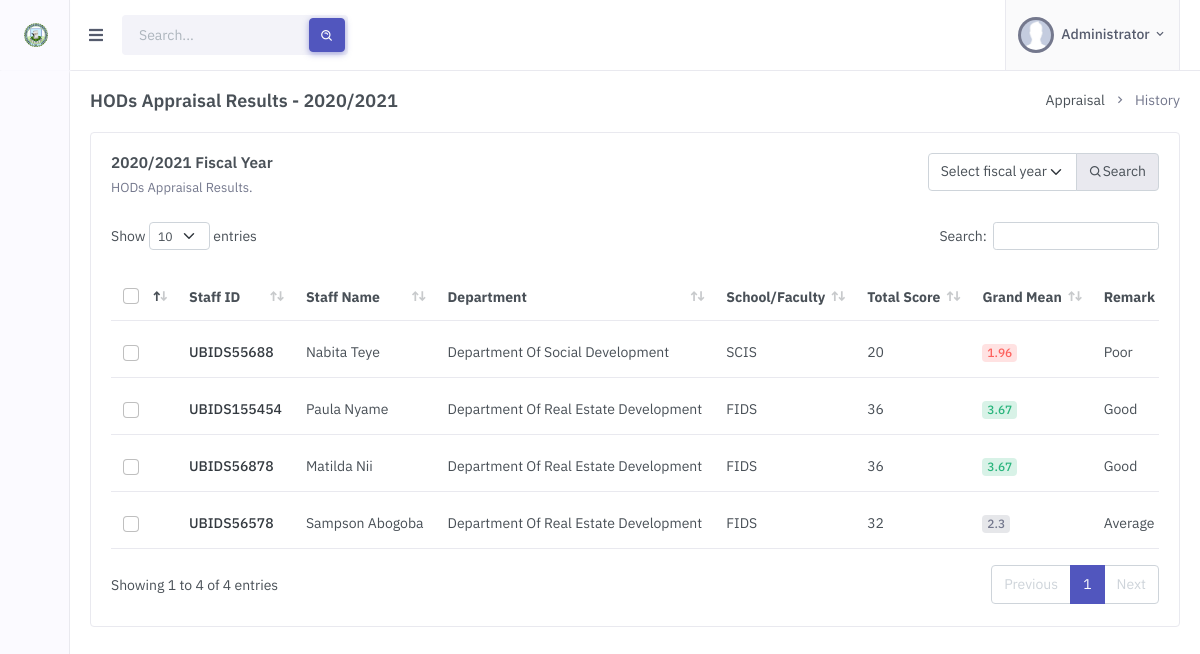
Page /admin/appraisal-history-hod.php (signed in) on the earlier database version.
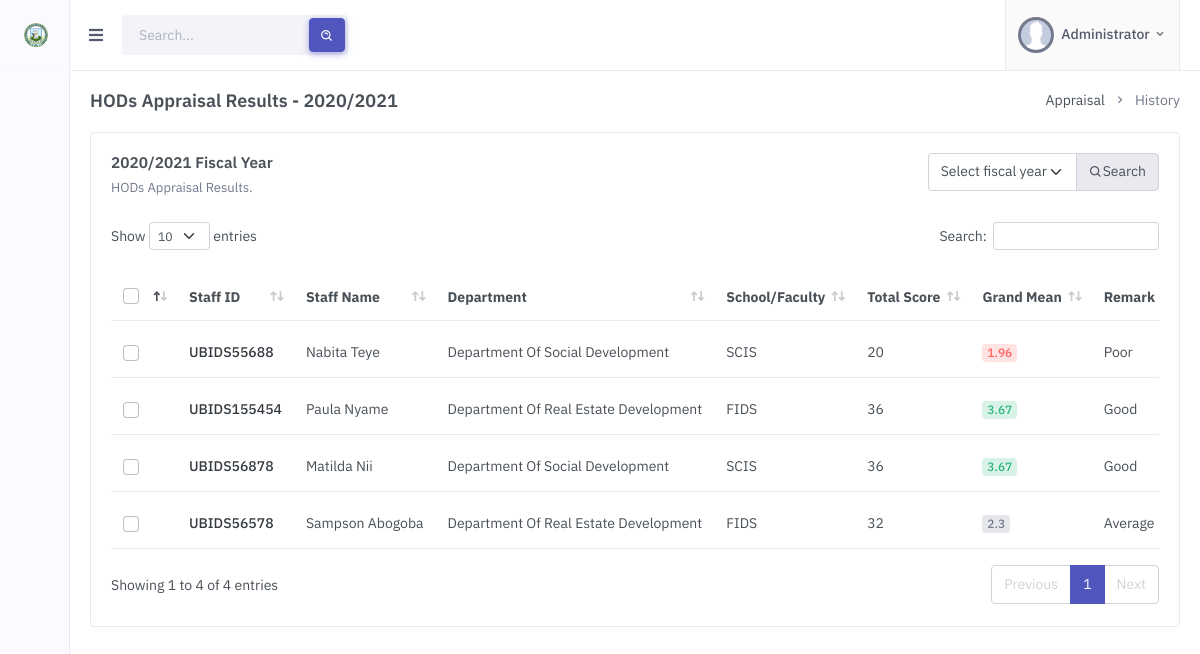
Same page on the later database version.
### tables this page shows
CREATE TABLE `appraisal` (
  `appraisal_id` int(11) NOT NULL,
  `staff_id` int(11) NOT NULL,
  `department_id` int(11) NOT NULL,
  `fiscal_session_id` int(11) NOT NULL,
  `total_score` int(11) NOT NULL,
  `grand_mean` double NOT NULL,
  `remarks` varchar(60) NOT NULL,
  `general_comments` longtext NOT NULL
);

CREATE TABLE `departments` (
  `department_id` int(11) NOT NULL,
  `department_name` varchar(255) NOT NULL,
  `school_faculty_id` int(11) NOT NULL
);

CREATE TABLE `schools_faculties` (
  `school_faculty_id` int(11) NOT NULL,
  `school_faculty_name` varchar(255) NOT NULL,
  `acronym` varchar(50) NOT NULL
);

CREATE TABLE `staff` (
  `staff_id` int(11) NOT NULL,
  `staff_id_no` varchar(50) NOT NULL,
  `title` varchar(10) NOT NULL,
  `staff_name` varchar(50) NOT NULL,
  `sch_fac_dept_id` int(11) NOT NULL,
  `role` varchar(50) NOT NULL,
  `position` varchar(60) NOT NULL,
  `email` varchar(255) NOT NULL
);

### dbh/db_functions.php (called while the page is built, shortened)
<?php
function select_all_where($table_name, $where_field, $where_keyword) {
    global $pdo;
    $sql = "SELECT * FROM $table_name WHERE $where_field = ?";
    $stmt = $pdo->prepare($sql);
    $stmt->execute([$where_keyword]);
    $result = $stmt->fetchAll();
    return $result;
}
function select_all_desc_id_limit($table, $primary_key, $limit) {
    global $pdo;
    $sql = "SELECT * FROM $table ORDER BY $primary_key desc LIMIT $limit";
    $stmt = $pdo->prepare($sql);
    $stmt->execute();
    $result = $stmt->fetchAll();
    return $result;
}
function department_school_faculty_id($department_id) {
    global $pdo;
    $sql = "SELECT * FROM departments WHERE department_id=?";
    $stmt = $pdo->prepare($sql);
    $stmt->execute([$department_id]);
    $result = $stmt->fetchAll();
    return $result[0]['school_faculty_id'];
}
function school_faculty_acronym($school_faculty_id) {
    global $pdo;
    $sql = "SELECT * FROM schools_faculties WHERE school_faculty_id=?";
    $stmt = $pdo->prepare($sql);
    $stmt->execute([$school_faculty_id]);
    $result = $stmt->fetchAll();
    return $result[0]['acronym'];
}

### admin/appraisal-history-hod.php (the view, shortened to what the changed rows need)
<!doctype html>
<html lang="en">
    <head>
        <link href="../assets/libs/flatpickr/flatpickr.min.css" rel="stylesheet" type="text/css">
        <link href="../assets/libs/datatables.net-bs4/css/dataTables.bootstrap4.min.css" rel="stylesheet" type="text/css" />
        <link href="../assets/libs/datatables.net-responsive-bs4/css/responsive.bootstrap4.min.css" rel="stylesheet" type="text/css" />
        <link rel="stylesheet" href="../assets/css/preloader.min.css" type="text/css" />
        <link href="../assets/css/bootstrap.min.css" id="bootstrap-style" rel="stylesheet" type="text/css" />
        <link href="../assets/css/icons.min.css" rel="stylesheet" type="text/css" />
        <link href="../assets/css/app.min.css" id="app-style" rel="stylesheet" type="text/css" />
    </head>
    <body>
        <?php
            include "includes/header.inc.php";
            $search_fiscal_session_id = 0;
            if(!isset($_POST['year']) || empty($_POST['year'])) {
                $last_fiscal_session = select_all_desc_id_limit("fiscal_sessions", "fiscal_session_id", 1);
                if(count($last_fiscal_session) > 0) {
                    $search_fiscal_session_id = $last_fiscal_session[0]['fiscal_session_id'];
                }
                else {
                    echo "<script>
                            alert('No Fiscal Session found. Please add a fiscal session');
                        </script>";
                }
            }
            else {
                $search_fiscal_session_id = trim($_POST['year']);
            }
        ?>
                <div class="page-content">
                    <div class="container-fluid">
                        <div class="row">
                            <div class="col-lg-12">
                                <div class="card">
                                    <div class="card-body">
                                        <div class="table-responsive">
                                            <table class="table align-middle datatable dt-responsive table-check nowrap" style="border-collapse: collapse; border-spacing: 0 8px; width: 100%;">
                                                <thead>
                                                    <tr class="bg-transparent">
                                                        <th style="width: 30px;">
                                                            <div class="form-check font-size-16">
                                                                <input type="checkbox" name="check" class="form-check-input" id="checkAll">
                                                            </div>
                                                        </th>
                                                        <th style="width: 120px;">Staff ID</th>
                                                        <th style="width: 150px;">Staff Name</th>
                                                        <th>Department</th>
                                                        <th>School/Faculty</th>
                                                        <th>Total Score</th>
                                                        <th>Grand Mean</th>
                                                        <th>Remark</th>
                                                    </tr>
                                                </thead>
                                                <tbody>
                                                    <?php
                                                        $appraisal_results = select_all_where("appraisal", "fiscal_session_id", $search_fiscal_session_id);
                                                        if(count($appraisal_results) > 0) {
                                                            foreach ($appraisal_results as $result) {
                                                                $staff_id = $result['staff_id'];
                                                                $select_staff = select_all_where("staff", "staff_id", $staff_id);
                                                                $role = $select_staff[0]['role'];
                                                                if($role == "HOD") {
                                                                    $staff_id_no = $select_staff[0]['staff_id_no'];
                                                                    $staff_name = $select_staff[0]['staff_name'];
                                                                    $department_id = $result['department_id'];
                                                                    $department_name = select_all_where("departments", "department_id", $department_id)[0]['department_name'];
                                                                    $department_school_faculty_id = department_school_faculty_id($department_id);
                                                                    $total_score = $result['total_score'];
                                                                    $grand_mean = $result['grand_mean'];
                                                                    $remarks = $result['remarks'];
                                                                    $grand_mean_color = "";
                                                                    switch ($grand_mean) {
                                                                        case $grand_mean >= 3:
                                                                            $grand_mean_color = "success";
                                                                            break;
                                                                        case $grand_mean < 2:
                                                                            $grand_mean_color = "danger";
                                                                            break;
                                                                        default:
                                                                            $grand_mean_color = "secondary";
                                                                            break;
                                                                    }
                                                                    ?>
                                                                    <tr>
                                                                        <td>
                                                                            <div class="form-check font-size-16">
                                                                                <input type="checkbox" class="form-check-input">
                                                                            </div>
                                                                        </td>
                                                                        <td><span class="text-dark fw-medium"><?php echo $staff_id_no; ?></span> </td>
                                                                        <td><?php echo $staff_name; ?></td>
                                                                        <td><?php echo $department_name; ?></td>
                                                                        <td><?php echo school_faculty_acronym($department_school_faculty_id); ?></td>
                                                                        <td><?php echo $total_score; ?></td>
                                                                        <td>
                                                                            <div class="badge badge-soft-<?php echo $grand_mean_color; ?> font-size-12"><?php echo $grand_mean; ?></div>
                                                                        </td>
                                                                        <td><?php echo $remarks; ?></td>
                                                                    </tr>
                                                                    <?php
                                                                }
                                                            }
                                                        }
                                                    ?>
                                                </tbody>
                                            </table>
                                        </div>
                                    </div>
                                </div>
                            </div>
                        </div>
                    </div>
                </div>
    </body>
</html>

Differences in the rows shown:
changed appraisal "UBIDS56878": department.department_name "Department Of Real Estate Development" → "Department Of Social Development"; department.acronym "FIDS" → "SCIS"
